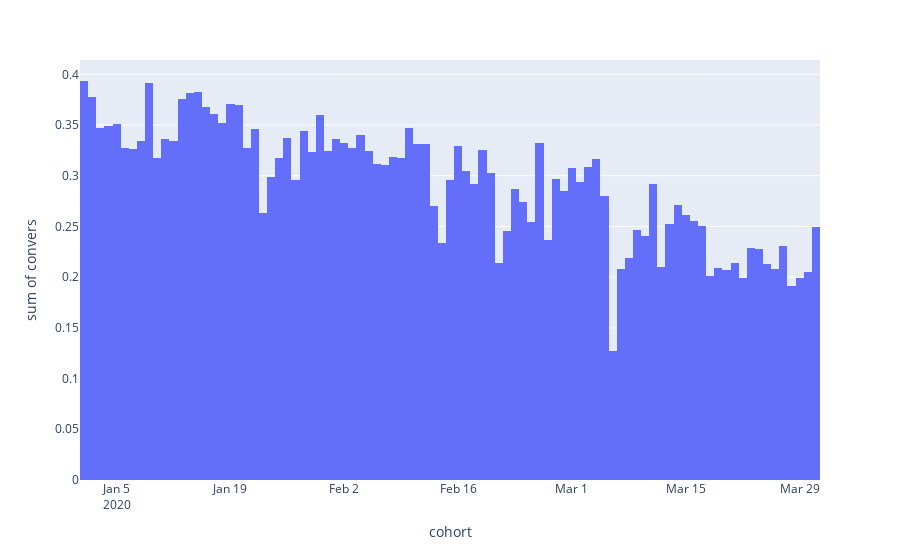

The cell this chart's notebook holds for it:
### Code cell
px.histogram(data_frame=cv, x='cohort', y='convers', nbins = 92)
